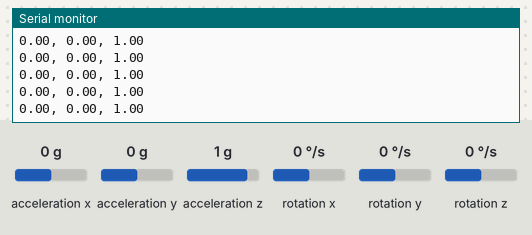
The sketch below on a simulated ESP32. Shown: the last lines printed to the serial monitor. Inputs (shaded band) come from the test bench; at power-on: acceleration x 0 g, acceleration y 0 g, acceleration z 1 g, rotation x 0 °/s, rotation y 0 °/s, rotation z 0 °/s.

Above: at 1.2 s.
1.3 s: acceleration x set to -1.4 g
At 1.46 s:
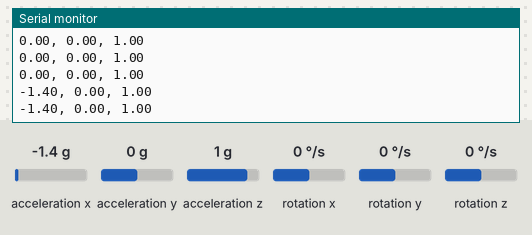
2.8 s: acceleration y set to -1.4 g
At 2.81 s:
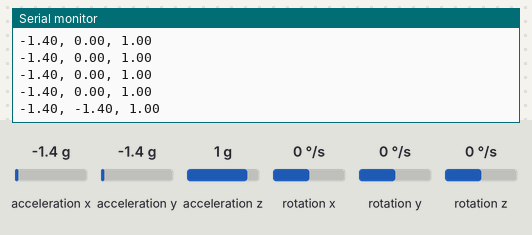
4.3 s: acceleration z set to -1.4 g
At 4.36 s:
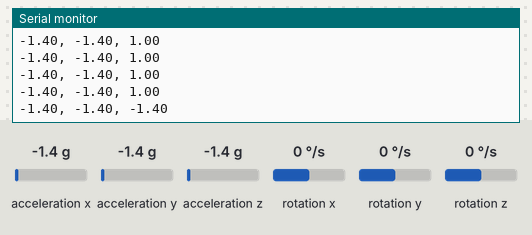

The sketch:

mpu9250_vel_acc.ino
```cpp
#include <MPU9250_asukiaaa.h>

#ifdef _ESP32_HAL_I2C_H_
#define SDA_PIN 21
#define SCL_PIN 22
#endif

MPU9250_asukiaaa mySensor;
float aX, aY, aZ, aSqrt, gX, gY, gZ, mDirection, mX, mY, mZ;

void setup() {
  Serial.begin(115200);
  while(!Serial);
  Serial.println("started");

#ifdef _ESP32_HAL_I2C_H_ // For ESP32
  Wire.begin(SDA_PIN, SCL_PIN);
  mySensor.setWire(&Wire);
#endif

  mySensor.beginAccel();
  mySensor.beginGyro();
  mySensor.beginMag();

  // You can set your own offset for mag values
  // mySensor.magXOffset = -50;
  // mySensor.magYOffset = -55;
  // mySensor.magZOffset = -10;
}

void loop() {
  uint8_t sensorId;
  int result;

  result = mySensor.readId(&sensorId);
  // if (result == 0) {
  //   Serial.println("sensorId: " + String(sensorId));
  // } else {
  //   Serial.println("Cannot read sensorId " + String(result));
  // }

  result = mySensor.accelUpdate();
  if (result == 0) {
    aX = mySensor.accelX();
    aY = mySensor.accelY();
    aZ = mySensor.accelZ();
    aSqrt = mySensor.accelSqrt();
    // Serial.println("accelX: " + String(aX));
    // Serial.println("accelY: " + String(aY));
    // Serial.println("accelZ: " + String(aZ));
    // Serial.println("accelSqrt: " + String(aSqrt));

    Serial.print(aX); Serial.print(", ");
        Serial.print(aY); Serial.print(", ");
        Serial.println(aZ);//  Serial.print(", ");
  } else {
    Serial.println("Cannod read accel values " + String(result));
  }

  result = mySensor.gyroUpdate();
  if (result == 0) {
    gX = mySensor.gyroX();
    gY = mySensor.gyroY();
    gZ = mySensor.gyroZ();

    // Serial.print(gX); Serial.print(", ");
    //     Serial.print(gY); Serial.print(", ");
    //     Serial.println(gZ);
    // Serial.println("gyroX: " + String(gX));
    // Serial.println("gyroY: " + String(gY));
    // Serial.println("gyroZ: " + String(gZ));
  } else {
    Serial.println("Cannot read gyro values " + String(result));
  }

  // result = mySensor.magUpdate();
  // if (result != 0) {
  //   Serial.println("cannot read mag so call begin again");
  //   mySensor.beginMag();
  //   result = mySensor.magUpdate();
  // }
  // if (result == 0) {
  //   mX = mySensor.magX();
  //   mY = mySensor.magY();
  //   mZ = mySensor.magZ();
  //   mDirection = mySensor.magHorizDirection();
  //   Serial.println("magX: " + String(mX));
  //   Serial.println("maxY: " + String(mY));
  //   Serial.println("magZ: " + String(mZ));

  //   Serial.println(mX);
  //   Serial.println(mY);
  //   Serial.println(mZ);

  //   Serial.println("horizontal direction: " + String(mDirection));
  // } else {
  //   Serial.println("Cannot read mag values " + String(result));
  // }

  // Serial.println("at " + String(millis()) + "ms");
  // Serial.println(""); // Add an empty line
  delay(100);
}
```

Measured:
- after the input at 1.3 s, the serial monitor: prints a new line after 0.05 s (image 1)
- after the input at 2.8 s, the serial monitor: prints a new line at once (image 2)
- after the input at 4.3 s, the serial monitor: prints a new line after 0.06 s (image 3)
